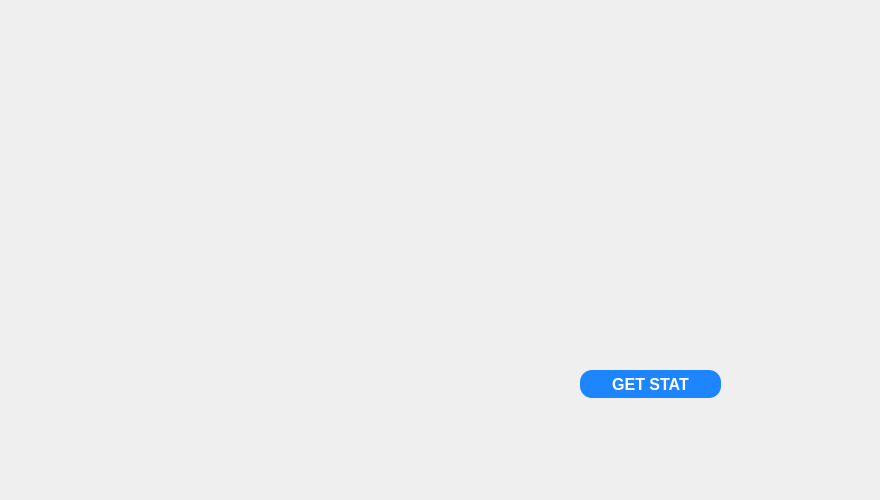
      <widget class="QWidget" name="tab_2">
       <attribute name="title">
        <string>statistique</string>
       </attribute>
       <widget class="QWidget" name="widget_2" native="true">
        <property name="geometry">
         <rect>
          <x>20</x>
          <y>20</y>
          <width>851</width>
          <height>471</height>
         </rect>
        </property>
        <widget class="QLabel" name="statLabel_2">
         <property name="geometry">
          <rect>
           <x>10</x>
           <y>10</y>
           <width>771</width>
           <height>411</height>
          </rect>
         </property>
         <property name="text">
          <string/>
         </property>
        </widget>
        <widget class="QPushButton" name="stat_2">
         <property name="geometry">
          <rect>
           <x>560</x>
           <y>350</y>
           <width>141</width>
           <height>28</height>
          </rect>
         </property>
         <property name="sizePolicy">
          <sizepolicy hsizetype="Preferred" vsizetype="Preferred">
           <horstretch>0</horstretch>
           <verstretch>0</verstretch>
          </sizepolicy>
         </property>
         <property name="minimumSize">
          <size>
           <width>93</width>
           <height>28</height>
          </size>
         </property>
         <property name="styleSheet">
          <string notr="true">QPushButton{
	padding: 0px 16px;


width: 86px;
height: 48px;
left: 1996px;
top: 64px;

/* Blue/50 */
background: rgb(28,133,255);
border-radius: 12px;


/* Button */

width: 54px;
height: 24px;

font-family: 'Inter';
font-style: normal;
font-weight: 800;
font-size: 16px;
line-height: 24px;
/* identical to box height, or 150% */

/* Base/100 */
color: white;
font: 87 8.5pt &quot;Segoe UI Black&quot;;
}

QPushButton:hover{
	padding: 0px 16px;


width: 86px;
height: 48px;
left: 1996px;
top: 64px;

/* Blue/50 */
background: #0B28C2;
border-radius: 12px;


/* Button */

width: 54px;
height: 24px;

font-family: 'Inter';
font-style: normal;
font-weight: 800;
font-size: 16px;
line-height: 24px;
/* identical to box height, or 150% */

/* Base/100 */
color: white;
}


QPushButton:pressed{
	padding: 0px 16px;


width: 86px;
height: 48px;
left: 1996px;
top: 64px;

/* Blue/50 */
background: #081E91;
border-radius: 12px;


/* Button */

width: 54px;
height: 24px;

font-family: 'Inter';
font-style: normal;
font-weight: 800;
font-size: 16px;
line-height: 24px;
/* identical to box height, or 150% */

/* Base/100 */
color: white;
}

</string>
         </property>
         <property name="text">
          <string>GET STAT</string>
         </property>
        </widget>
       </widget>
      </widget>
